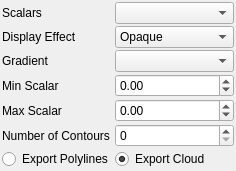
<?xml version="1.0" encoding="UTF-8"?>
<ui version="4.0">
 <class>cvIsoSurfaceFilterDlg</class>
 <widget class="QWidget" name="cvIsoSurfaceFilterDlg">
  <property name="geometry">
   <rect>
    <x>0</x>
    <y>0</y>
    <width>236</width>
    <height>156</height>
   </rect>
  </property>
  <property name="maximumSize">
   <size>
    <width>16777215</width>
    <height>16777215</height>
   </size>
  </property>
  <property name="windowTitle">
   <string>IsoSurface Filter</string>
  </property>
  <property name="toolTip">
   <string>IsoSurface Filter</string>
  </property>
  <layout class="QGridLayout" name="gridLayout_2">
   <property name="leftMargin">
    <number>2</number>
   </property>
   <property name="topMargin">
    <number>2</number>
   </property>
   <property name="rightMargin">
    <number>2</number>
   </property>
   <property name="bottomMargin">
    <number>2</number>
   </property>
   <property name="spacing">
    <number>2</number>
   </property>
   <item row="0" column="0">
    <layout class="QGridLayout" name="gridLayout">
     <property name="spacing">
      <number>2</number>
     </property>
     <item row="3" column="0">
      <widget class="QLabel" name="label_7">
       <property name="text">
        <string>Gradient</string>
       </property>
      </widget>
     </item>
     <item row="4" column="1" colspan="2">
      <widget class="QDoubleSpinBox" name="minScalarSpinBox">
       <property name="minimum">
        <double>-1000000000.000000000000000</double>
       </property>
       <property name="maximum">
        <double>1000000000.000000000000000</double>
       </property>
       <property name="singleStep">
        <double>0.010000000000000</double>
       </property>
      </widget>
     </item>
     <item row="1" column="0">
      <widget class="QLabel" name="label">
       <property name="text">
        <string>Scalars</string>
       </property>
      </widget>
     </item>
     <item row="1" column="1" colspan="2">
      <widget class="QComboBox" name="scalarCombo"/>
     </item>
     <item row="2" column="0">
      <widget class="QLabel" name="label_6">
       <property name="text">
        <string>Display Effect</string>
       </property>
      </widget>
     </item>
     <item row="4" column="0">
      <widget class="QLabel" name="label_2">
       <property name="text">
        <string>Min Scalar</string>
       </property>
      </widget>
     </item>
     <item row="3" column="1" colspan="2">
      <widget class="Widgets::GradientComboBox" name="gradientCombo"/>
     </item>
     <item row="8" column="0">
      <spacer name="verticalSpacer">
       <property name="orientation">
        <enum>Qt::Vertical</enum>
       </property>
       <property name="sizeHint" stdset="0">
        <size>
         <width>20</width>
         <height>40</height>
        </size>
       </property>
      </spacer>
     </item>
     <item row="6" column="0">
      <widget class="QLabel" name="label_4">
       <property name="text">
        <string>Number of Contours</string>
       </property>
      </widget>
     </item>
     <item row="2" column="1" colspan="2">
      <widget class="QComboBox" name="displayEffectCombo">
       <item>
        <property name="text">
         <string>Opaque</string>
        </property>
       </item>
       <item>
        <property name="text">
         <string>Transparent</string>
        </property>
       </item>
       <item>
        <property name="text">
         <string>Points</string>
        </property>
       </item>
       <item>
        <property name="text">
         <string>Wireframe</string>
        </property>
       </item>
      </widget>
     </item>
     <item row="5" column="1" colspan="2">
      <widget class="QDoubleSpinBox" name="maxScalarSpinBox">
       <property name="minimum">
        <double>-100000000.000000000000000</double>
       </property>
       <property name="maximum">
        <double>10000000000.000000000000000</double>
       </property>
       <property name="singleStep">
        <double>0.100000000000000</double>
       </property>
      </widget>
     </item>
     <item row="6" column="1" colspan="2">
      <widget class="QSpinBox" name="numOfContoursSpinBox"/>
     </item>
     <item row="5" column="0">
      <widget class="QLabel" name="label_3">
       <property name="text">
        <string>Max Scalar</string>
       </property>
      </widget>
     </item>
     <item row="7" column="0">
      <widget class="QRadioButton" name="polylinesRadioButton">
       <property name="text">
        <string>Export Polylines</string>
       </property>
      </widget>
     </item>
     <item row="7" column="1" colspan="2">
      <widget class="QRadioButton" name="cloudRadioButton">
       <property name="text">
        <string>Export Cloud</string>
       </property>
       <property name="checked">
        <bool>true</bool>
       </property>
      </widget>
     </item>
    </layout>
   </item>
  </layout>
 </widget>
 <customwidgets>
  <customwidget>
   <class>Widgets::GradientComboBox</class>
   <extends>QComboBox</extends>
   <header location="global">VtkUtils/gradientcombobox.h</header>
  </customwidget>
 </customwidgets>
 <resources/>
 <connections/>
</ui>
